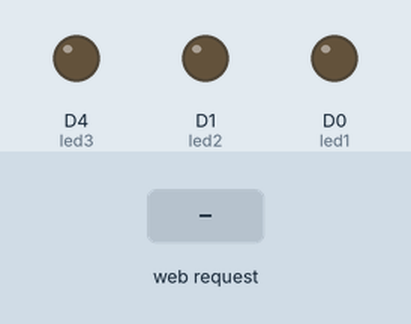
Simulated run of this program. Board: ESP8266 (NodeMCU). Parts: output pins drawn as LEDs (lit = HIGH). Inputs (shaded band) come from the test bench. WiFi joins after 1.5 s; servers stay silent unless stated; what the program prints to the serial monitor is not drawn.

Above: at 2.7 s.
2.8 s: HTTP request GET /LED1ON received
At 3.2 s:
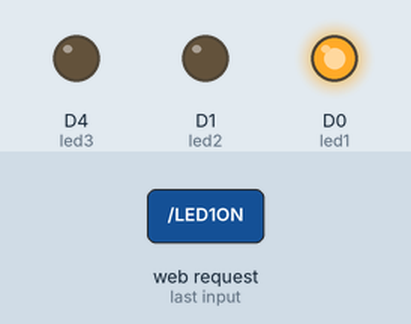
4.3 s: HTTP request GET /LED2ON received
At 5.5 s:
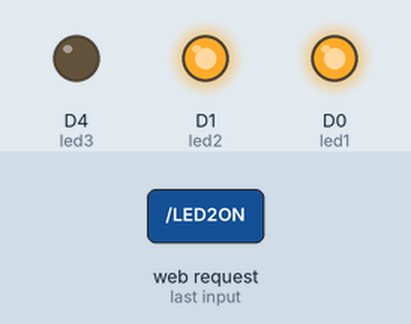
5.8 s: HTTP request GET /LED1OFF received
At 6.7 s:
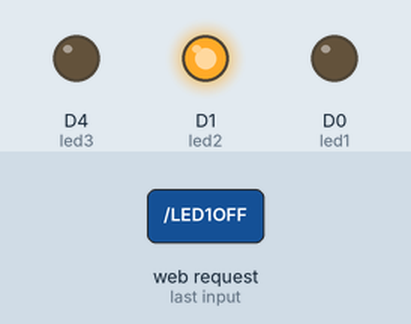
7.3 s: HTTP request GET /LED3OFF received
At 7.9 s:
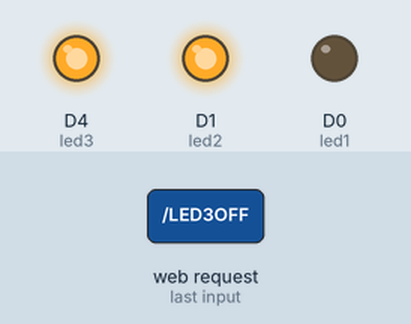
8.8 s: HTTP request GET /LED2OFF received
At 10.0 s:
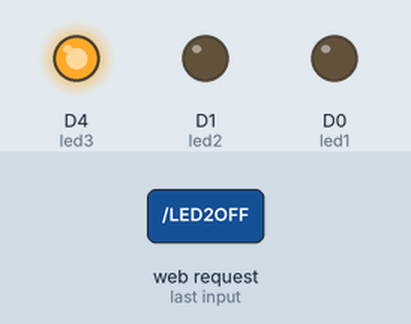
10.3 s: HTTP request GET /LED3ON received
At 11.3 s:
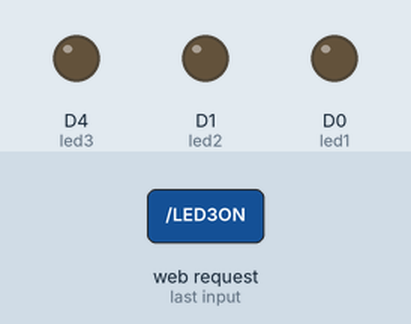
Timing chart, 0 to 12.8 s (numbered marks = the images above; inputs shaded):
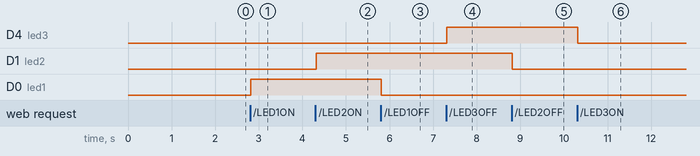

Measured:
- after the input at 2.8 s, D0 (led1): LOW → HIGH at once
- after the input at 4.3 s, D1 (led2): LOW → HIGH at once
- after the input at 5.8 s, D0 (led1): HIGH → LOW at once
- after the input at 7.3 s, D4 (led3): LOW → HIGH at once
- after the input at 8.8 s, D1 (led2): HIGH → LOW at once
- after the input at 10.3 s, D4 (led3): HIGH → LOW at once

The program:

main.cpp
```cpp
#include <Arduino.h>
#include <ESPAsyncWebServer.h>
#include <ESP8266WiFi.h>

// ssid & pass access point, connect ke wifi yang sama
const char *ap_ssid = "rumah";
const char *ap_password = "ayahbunda2002"; //minimal 8

// ssid & pass access point, nodemcu sebagai hotspot
const char *sta_ssid = "TEKNIK UNSOED D3";
const char *sta_password = ""; //gak pakai password karena yang penting terhubung aja ke jaringan

AsyncWebServer server(80); //buat port
String webpage; //untuk naruh html

int led1 = D0, led2 = D1, led3 = LED_BUILTIN;

// // put function declarations here:
// int myFunction(int, int);

void setup() {
  // put your setup code here, to run once:
  pinMode(led1, OUTPUT);
  pinMode(led2, OUTPUT);
  pinMode(led3, OUTPUT);

  Serial.begin(9600); //untuk komunikasi antara nodemcu dengan perangkat lain klo di sini dengan platform io, 9600 untuk frekuensi nya
  delay(10);

  // // setting mode access point, connect ke wifi yang sama
  // Serial.println("Configuring access point...");
  // WiFi.mode(WIFI_AP); //wifi_ap untuk access point
  // WiFi.softAP(ap_ssid, ap_password); //klo gamau ada password nanti ap_password bisa dihapus aja
  // Serial.print("Wifi: ");
  // Serial.println(ap_ssid);
  // Serial.print("IP address: ");
  // Serial.println(WiFi.softAPIP());

  // setting mode station, nodemcu sebagai hotspot
  Serial.print("Connecting to ");
  Serial.println(sta_ssid);

  WiFi.mode(WIFI_STA);
  WiFi.begin(sta_ssid, sta_password);

  while (WiFi.status() != WL_CONNECTED)
  {
    delay(300);
    Serial.print(".");
  }

  Serial.println("");
  Serial.println("WiFi connected");
  Serial.print("IP address: ");
  Serial.println(WiFi.localIP());

  // Isi dari Webpage -------------------------------------------------------
  webpage+= "<h1> Web Control ESP8266</h1>";
  webpage+= "<p>LED 1: ";
  webpage+= "<a href=\"LED1ON\"\"><button>ON</button></a><a href=\"LED1OFF\"\"><button>OFF</button></a></p><br>";
  webpage+= "<p>LED 2: ";
  webpage+= "<a href=\"LED2ON\"\"><button>ON</button></a><a href=\"LED2OFF\"\"><button>OFF</button></a></p><br>";
  webpage+= "<p>LED 3: ";
  webpage+= "<a href=\"LED3ON\"\"><button>ON</button></a><a href=\"LED3OFF\"\"><button>OFF</button></a></p>";

  //ini routing, end point end point nya
  server.on("/", HTTP_GET, [](AsyncWebServerRequest *request){
    request->send(200, "text/html", webpage);
  });

  server.on("/LED1ON", HTTP_GET, [](AsyncWebServerRequest *request){
    digitalWrite(led1, HIGH);
    request->send(200, "text/html", webpage);
  });

  server.on("/LED2ON", HTTP_GET, [](AsyncWebServerRequest *request){
    digitalWrite(led2, HIGH);
    request->send(200, "text/html", webpage);
  });

  server.on("/LED3ON", HTTP_GET, [](AsyncWebServerRequest *request){
    digitalWrite(led3, LOW);
    request->send(200, "text/html", webpage);
  });

  server.on("/LED1OFF", HTTP_GET, [](AsyncWebServerRequest *request){
    digitalWrite(led1, LOW);
    request->send(200, "text/html", webpage);
  });

  server.on("/LED2OFF", HTTP_GET, [](AsyncWebServerRequest *request){
    digitalWrite(led2, LOW);
    request->send(200, "text/html", webpage);
  });

  server.on("/LED3OFF", HTTP_GET, [](AsyncWebServerRequest *request){
    digitalWrite(led3, HIGH);
    request->send(200, "text/html", webpage);
  });

  server.begin();
}

void loop() {
  //karena gak mantau data jadi loop nya dikosongin
}

// put function definitions here:
int myFunction(int x, int y) {
  return x + y;
}
```
